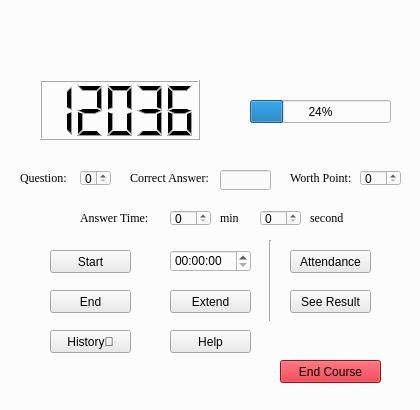
<?xml version="1.0" encoding="UTF-8"?>
<ui version="4.0">
 <class>Form</class>
 <widget class="QWidget" name="Form">
  <property name="geometry">
   <rect>
    <x>0</x>
    <y>0</y>
    <width>420</width>
    <height>410</height>
   </rect>
  </property>
  <property name="sizePolicy">
   <sizepolicy hsizetype="Preferred" vsizetype="Preferred">
    <horstretch>0</horstretch>
    <verstretch>0</verstretch>
   </sizepolicy>
  </property>
  <property name="minimumSize">
   <size>
    <width>408</width>
    <height>408</height>
   </size>
  </property>
  <property name="maximumSize">
   <size>
    <width>500</width>
    <height>500</height>
   </size>
  </property>
  <property name="contextMenuPolicy">
   <enum>Qt::PreventContextMenu</enum>
  </property>
  <property name="windowTitle">
   <string>Form</string>
  </property>
  <property name="styleSheet">
   <string notr="true">background-color: rgb(252, 252, 252);</string>
  </property>
  <widget class="QPushButton" name="pushButton">
   <property name="geometry">
    <rect>
     <x>50</x>
     <y>250</y>
     <width>81</width>
     <height>23</height>
    </rect>
   </property>
   <property name="styleSheet">
    <string notr="true">background-color: rgb(233, 233, 233);</string>
   </property>
   <property name="text">
    <string>Start</string>
   </property>
  </widget>
  <widget class="QPushButton" name="pushButton_2">
   <property name="geometry">
    <rect>
     <x>50</x>
     <y>290</y>
     <width>81</width>
     <height>23</height>
    </rect>
   </property>
   <property name="styleSheet">
    <string notr="true">background-color: rgb(233, 233, 233);</string>
   </property>
   <property name="text">
    <string>End</string>
   </property>
  </widget>
  <widget class="QPushButton" name="pushButton_3">
   <property name="geometry">
    <rect>
     <x>50</x>
     <y>330</y>
     <width>81</width>
     <height>23</height>
    </rect>
   </property>
   <property name="styleSheet">
    <string notr="true">background-color: rgb(233, 233, 233);</string>
   </property>
   <property name="text">
    <string>History🔎</string>
   </property>
  </widget>
  <widget class="QLCDNumber" name="lcdNumber">
   <property name="enabled">
    <bool>true</bool>
   </property>
   <property name="geometry">
    <rect>
     <x>40</x>
     <y>80</y>
     <width>160</width>
     <height>60</height>
    </rect>
   </property>
   <property name="minimumSize">
    <size>
     <width>0</width>
     <height>0</height>
    </size>
   </property>
   <property name="maximumSize">
    <size>
     <width>16777215</width>
     <height>16777215</height>
    </size>
   </property>
   <property name="cursor">
    <cursorShape>ArrowCursor</cursorShape>
   </property>
   <property name="smallDecimalPoint">
    <bool>false</bool>
   </property>
   <property name="digitCount">
    <number>5</number>
   </property>
   <property name="mode">
    <enum>QLCDNumber::Dec</enum>
   </property>
   <property name="segmentStyle">
    <enum>QLCDNumber::Filled</enum>
   </property>
   <property name="value" stdset="0">
    <double>12036.000000000000000</double>
   </property>
   <property name="intValue" stdset="0">
    <number>12036</number>
   </property>
  </widget>
  <widget class="QLabel" name="label">
   <property name="geometry">
    <rect>
     <x>80</x>
     <y>210</y>
     <width>71</width>
     <height>16</height>
    </rect>
   </property>
   <property name="font">
    <font>
     <family>Times New Roman</family>
     <pointsize>9</pointsize>
     <italic>false</italic>
    </font>
   </property>
   <property name="text">
    <string>Answer Time:</string>
   </property>
  </widget>
  <widget class="QSpinBox" name="spinBox">
   <property name="geometry">
    <rect>
     <x>170</x>
     <y>210</y>
     <width>41</width>
     <height>16</height>
    </rect>
   </property>
   <property name="styleSheet">
    <string notr="true">background-color: rgb(250, 250, 250);</string>
   </property>
  </widget>
  <widget class="QLabel" name="label_2">
   <property name="geometry">
    <rect>
     <x>220</x>
     <y>210</y>
     <width>21</width>
     <height>16</height>
    </rect>
   </property>
   <property name="font">
    <font>
     <family>Times New Roman</family>
     <pointsize>9</pointsize>
     <italic>false</italic>
    </font>
   </property>
   <property name="text">
    <string>min</string>
   </property>
  </widget>
  <widget class="QLabel" name="label_3">
   <property name="geometry">
    <rect>
     <x>310</x>
     <y>210</y>
     <width>41</width>
     <height>16</height>
    </rect>
   </property>
   <property name="font">
    <font>
     <family>Times New Roman</family>
     <pointsize>9</pointsize>
     <italic>false</italic>
    </font>
   </property>
   <property name="text">
    <string>second</string>
   </property>
  </widget>
  <widget class="QSpinBox" name="spinBox_2">
   <property name="geometry">
    <rect>
     <x>260</x>
     <y>210</y>
     <width>41</width>
     <height>16</height>
    </rect>
   </property>
   <property name="styleSheet">
    <string notr="true">background-color: rgb(250, 250, 250);</string>
   </property>
  </widget>
  <widget class="QPushButton" name="pushButton_4">
   <property name="geometry">
    <rect>
     <x>290</x>
     <y>290</y>
     <width>81</width>
     <height>23</height>
    </rect>
   </property>
   <property name="styleSheet">
    <string notr="true">background-color: rgb(233, 233, 233);</string>
   </property>
   <property name="text">
    <string>See Result</string>
   </property>
  </widget>
  <widget class="QLabel" name="label_4">
   <property name="geometry">
    <rect>
     <x>130</x>
     <y>170</y>
     <width>91</width>
     <height>16</height>
    </rect>
   </property>
   <property name="font">
    <font>
     <family>Times New Roman</family>
     <pointsize>9</pointsize>
     <italic>false</italic>
    </font>
   </property>
   <property name="text">
    <string>Correct Answer:</string>
   </property>
  </widget>
  <widget class="QLineEdit" name="lineEdit">
   <property name="geometry">
    <rect>
     <x>220</x>
     <y>170</y>
     <width>51</width>
     <height>20</height>
    </rect>
   </property>
   <property name="styleSheet">
    <string notr="true">background-color: rgb(250, 250, 250);</string>
   </property>
   <property name="text">
    <string/>
   </property>
  </widget>
  <widget class="QLabel" name="label_5">
   <property name="geometry">
    <rect>
     <x>290</x>
     <y>170</y>
     <width>61</width>
     <height>16</height>
    </rect>
   </property>
   <property name="font">
    <font>
     <family>Times New Roman</family>
     <pointsize>9</pointsize>
     <italic>false</italic>
    </font>
   </property>
   <property name="text">
    <string>Worth Point:</string>
   </property>
  </widget>
  <widget class="QSpinBox" name="spinBox_3">
   <property name="geometry">
    <rect>
     <x>360</x>
     <y>170</y>
     <width>41</width>
     <height>16</height>
    </rect>
   </property>
   <property name="styleSheet">
    <string notr="true">background-color: rgb(250, 250, 250);</string>
   </property>
  </widget>
  <widget class="QPushButton" name="pushButton_5">
   <property name="geometry">
    <rect>
     <x>280</x>
     <y>360</y>
     <width>101</width>
     <height>23</height>
    </rect>
   </property>
   <property name="styleSheet">
    <string notr="true">background-color:rgb(217, 19, 35)</string>
   </property>
   <property name="text">
    <string>End Course</string>
   </property>
  </widget>
  <widget class="QLabel" name="label_6">
   <property name="geometry">
    <rect>
     <x>20</x>
     <y>170</y>
     <width>51</width>
     <height>16</height>
    </rect>
   </property>
   <property name="font">
    <font>
     <family>Times New Roman</family>
     <pointsize>9</pointsize>
     <italic>false</italic>
    </font>
   </property>
   <property name="text">
    <string>Question:</string>
   </property>
  </widget>
  <widget class="QSpinBox" name="spinBox_4">
   <property name="geometry">
    <rect>
     <x>80</x>
     <y>170</y>
     <width>31</width>
     <height>16</height>
    </rect>
   </property>
   <property name="styleSheet">
    <string notr="true">background-color: rgb(250, 250, 250);</string>
   </property>
  </widget>
  <widget class="QPushButton" name="pushButton_6">
   <property name="geometry">
    <rect>
     <x>290</x>
     <y>250</y>
     <width>81</width>
     <height>23</height>
    </rect>
   </property>
   <property name="styleSheet">
    <string notr="true">background-color: rgb(233, 233, 233);</string>
   </property>
   <property name="text">
    <string>Attendance</string>
   </property>
  </widget>
  <widget class="QPushButton" name="pushButton_7">
   <property name="geometry">
    <rect>
     <x>170</x>
     <y>290</y>
     <width>81</width>
     <height>23</height>
    </rect>
   </property>
   <property name="styleSheet">
    <string notr="true">background-color: rgb(233, 233, 233);</string>
   </property>
   <property name="text">
    <string>Extend</string>
   </property>
  </widget>
  <widget class="QTimeEdit" name="timeEdit">
   <property name="geometry">
    <rect>
     <x>170</x>
     <y>250</y>
     <width>81</width>
     <height>22</height>
    </rect>
   </property>
  </widget>
  <widget class="Line" name="line_2">
   <property name="geometry">
    <rect>
     <x>260</x>
     <y>240</y>
     <width>20</width>
     <height>81</height>
    </rect>
   </property>
   <property name="orientation">
    <enum>Qt::Vertical</enum>
   </property>
  </widget>
  <widget class="QPushButton" name="pushButton_8">
   <property name="geometry">
    <rect>
     <x>170</x>
     <y>330</y>
     <width>81</width>
     <height>23</height>
    </rect>
   </property>
   <property name="styleSheet">
    <string notr="true">background-color: rgb(233, 233, 233);</string>
   </property>
   <property name="text">
    <string>Help</string>
   </property>
  </widget>
  <widget class="QProgressBar" name="progressBar">
   <property name="geometry">
    <rect>
     <x>250</x>
     <y>100</y>
     <width>141</width>
     <height>23</height>
    </rect>
   </property>
   <property name="value">
    <number>24</number>
   </property>
  </widget>
 </widget>
 <resources/>
 <connections/>
</ui>
